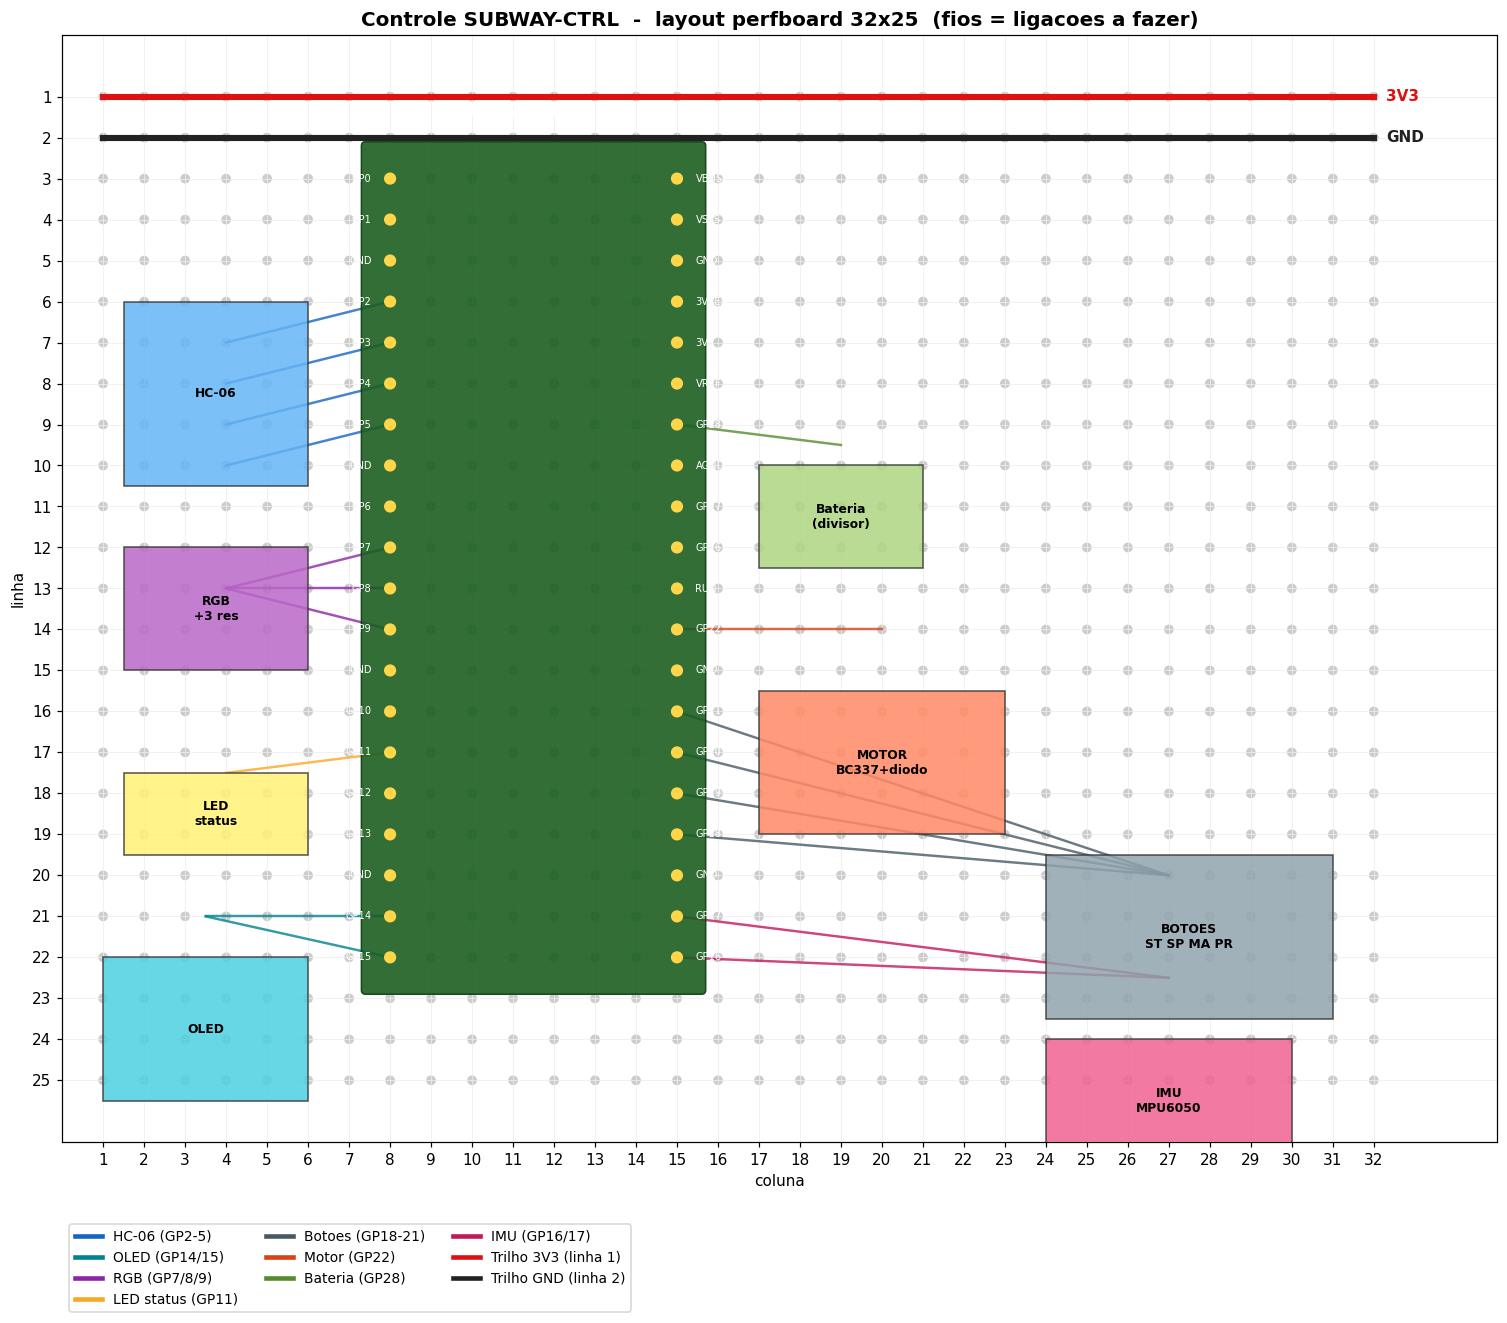

This figure's Python source:
#!/usr/bin/env python3
"""
Gera um diagrama da montagem do controle SUBWAY-CTRL numa perfboard 32x25
(furos isolados). Saida: perfboard_layout.png

Convencao: coluna 1..32 (x, esquerda->direita), linha 1..25 (y, cima->baixo).
"""
import matplotlib
matplotlib.use("Agg")
import matplotlib.pyplot as plt
from matplotlib.patches import FancyBboxPatch, Rectangle, Circle

COLS, ROWS = 32, 25

def xy(col, row):
    """(coluna, linha) -> coordenadas do plot (linha 1 no topo)."""
    return col, (ROWS + 1 - row)

fig, ax = plt.subplots(figsize=(16, 12))

# ---- furos da perfboard ----
for c in range(1, COLS + 1):
    for r in range(1, ROWS + 1):
        x, y = xy(c, r)
        ax.add_patch(Circle((x, y), 0.10, color="#cccccc", zorder=1))

# ---- trilhos de alimentacao (linha 1 = 3V3, linha 2 = GND) ----
y31 = xy(1, 1)[1]
y_gnd = xy(1, 2)[1]
ax.plot([1, COLS], [y31, y31], color="#d11", lw=4, zorder=2)
ax.plot([1, COLS], [y_gnd, y_gnd], color="#222", lw=4, zorder=2)
ax.text(COLS + 0.3, y31, "3V3", color="#d11", va="center", fontweight="bold")
ax.text(COLS + 0.3, y_gnd, "GND", color="#222", va="center", fontweight="bold")

# ---- Pico (vertical, USB no topo). Pinos esq=col8, dir=col15, linhas 3..22 ----
PL, PR = 8, 15          # colunas dos pinos esquerda/direita
PTOP, PBOT = 3, 22      # linhas
x0, ytop = xy(PL - 0.6, PTOP - 0.8)
x1, ybot = xy(PR + 0.6, PBOT + 0.8)
ax.add_patch(FancyBboxPatch((x0, ybot), x1 - x0, ytop - ybot,
             boxstyle="round,pad=0.1", fc="#1b5e20", ec="#0b3d12",
             alpha=0.9, zorder=3))
ax.text((x0 + x1) / 2, xy(1, PTOP - 1.5)[1], "PICO 2  (USB ↑)",
        color="white", ha="center", fontweight="bold", fontsize=13, zorder=5)

# Mapa: linha -> (sinal_esq, sinal_dir). So rotulo os relevantes.
left = {3:"GP0",4:"GP1",5:"GND",6:"GP2",7:"GP3",8:"GP4",9:"GP5",10:"GND",
        11:"GP6",12:"GP7",13:"GP8",14:"GP9",15:"GND",16:"GP10",17:"GP11",
        18:"GP12",19:"GP13",20:"GND",21:"GP14",22:"GP15"}
right = {3:"VBUS",4:"VSYS",5:"GND",6:"3V3EN",7:"3V3",8:"VREF",9:"GP28",
         10:"AGND",11:"GP27",12:"GP26",13:"RUN",14:"GP22",15:"GND",
         16:"GP21",17:"GP20",18:"GP19",19:"GP18",20:"GND",21:"GP17",22:"GP16"}

def pin_xy(side, row):
    return xy(PL if side == "L" else PR, row)

for row in range(PTOP, PBOT + 1):
    for side, table, dx in (("L", left, -0.45), ("R", right, 0.45)):
        x, y = pin_xy(side, row)
        ax.add_patch(Circle((x, y), 0.13, color="#ffd54a", zorder=4))
        lbl = table[row]
        ax.text(x + dx, y, lbl, fontsize=6.5, va="center",
                ha="right" if side == "L" else "left", color="white", zorder=5)

# ---- modulos: (nome, col, row, w, h, cor) caixa centrada aprox ----
def box(name, c, r, w, h, color):
    x, y = xy(c, r)
    ax.add_patch(Rectangle((x - 0.0, y - h), w, h, fc=color, ec="#333",
                 alpha=0.85, zorder=3))
    ax.text(x + w / 2, y - h / 2, name, ha="center", va="center",
            fontsize=8, fontweight="bold", zorder=5)

# Esquerda
box("HC-06", 1.5, 6, 4.5, 4.5, "#64b5f6")
box("RGB\n+3 res", 1.5, 12, 4.5, 3.0, "#ba68c8")
box("LED\nstatus", 1.5, 17.5, 4.5, 2.0, "#fff176")
box("OLED", 1.0, 22, 5.0, 3.5, "#4dd0e1")
# Direita
box("Bateria\n(divisor)", 17, 10, 4.0, 2.5, "#aed581")
box("MOTOR\nBC337+diodo", 17, 15.5, 6.0, 3.5, "#ff8a65")
box("BOTOES\nST SP MA PR", 24, 19.5, 7.0, 4.0, "#90a4ae")
box("IMU\nMPU6050", 24, 24, 6.0, 3.0, "#f06292")

# ---- fios: (pino_lado, linha) -> (col_destino, row_destino), cor ----
def wire(side, row, dc, dr, color):
    x0, y0 = pin_xy(side, row)
    x1, y1 = xy(dc, dr)
    ax.plot([x0, x1], [y0, y1], color=color, lw=1.6, alpha=0.8, zorder=2)

W = {
    "hc06": "#1565c0", "rgb": "#8e24aa", "status": "#f9a825",
    "oled": "#00838f", "batt": "#558b2f", "motor": "#d84315",
    "btn": "#455a64", "imu": "#c2185b",
}
# HC-06 (esq)
for row, c, r in [(6,4,7),(7,4,8),(8,4,9),(9,4,10)]:
    wire("L", row, c, r, W["hc06"])
# RGB (esq) GP7/8/9
for row in (12, 13, 14):
    wire("L", row, 4, 13, W["rgb"])
# LED status GP11
wire("L", 17, 4, 17.5, W["status"])
# OLED GP14/15
for row in (21, 22):
    wire("L", row, 3.5, 21, W["oled"])
# Bateria GP28 (dir)
wire("R", 9, 19, 9.5, W["batt"])
# Motor GP22 (dir)
wire("R", 14, 20, 14, W["motor"])
# Botoes GP18/19/20/21 (dir)
for row in (16, 17, 18, 19):
    wire("R", row, 27, 20, W["btn"])
# IMU GP16/17 (dir)
for row in (21, 22):
    wire("R", row, 27, 22.5, W["imu"])

# ---- legenda ----
from matplotlib.lines import Line2D
leg = [
    Line2D([0],[0], color=W["hc06"], lw=3, label="HC-06 (GP2-5)"),
    Line2D([0],[0], color=W["oled"], lw=3, label="OLED (GP14/15)"),
    Line2D([0],[0], color=W["rgb"], lw=3, label="RGB (GP7/8/9)"),
    Line2D([0],[0], color=W["status"], lw=3, label="LED status (GP11)"),
    Line2D([0],[0], color=W["btn"], lw=3, label="Botoes (GP18-21)"),
    Line2D([0],[0], color=W["motor"], lw=3, label="Motor (GP22)"),
    Line2D([0],[0], color=W["batt"], lw=3, label="Bateria (GP28)"),
    Line2D([0],[0], color=W["imu"], lw=3, label="IMU (GP16/17)"),
    Line2D([0],[0], color="#d11", lw=3, label="Trilho 3V3 (linha 1)"),
    Line2D([0],[0], color="#222", lw=3, label="Trilho GND (linha 2)"),
]
ax.legend(handles=leg, loc="lower left", bbox_to_anchor=(0.0, -0.16),
          ncol=3, fontsize=9, frameon=True)

# ---- eixos / grade de referencia ----
ax.set_xlim(0, COLS + 3)
ax.set_ylim(-0.5, ROWS + 1.5)
ax.set_xticks(range(1, COLS + 1))
ax.set_yticks([xy(1, r)[1] for r in range(1, ROWS + 1)])
ax.set_yticklabels(range(1, ROWS + 1))
ax.set_xlabel("coluna")
ax.set_ylabel("linha")
ax.set_aspect("equal")
ax.set_title("Controle SUBWAY-CTRL  -  layout perfboard 32x25  (fios = ligacoes a fazer)",
             fontsize=13, fontweight="bold")
ax.grid(True, color="#eee", lw=0.5)

plt.tight_layout()
out = __file__.rsplit("/", 1)[0] + "/perfboard_layout.png"
plt.savefig(out, dpi=110, bbox_inches="tight")
print("salvo em", out)
